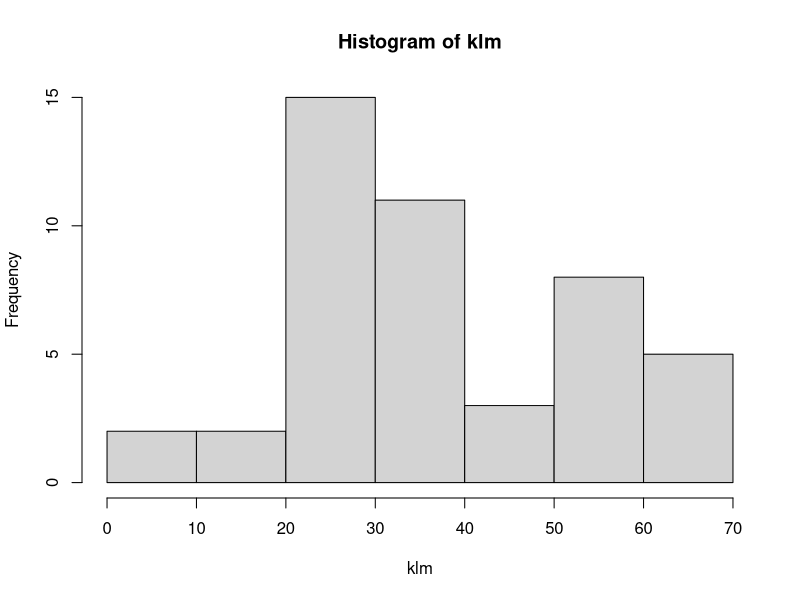
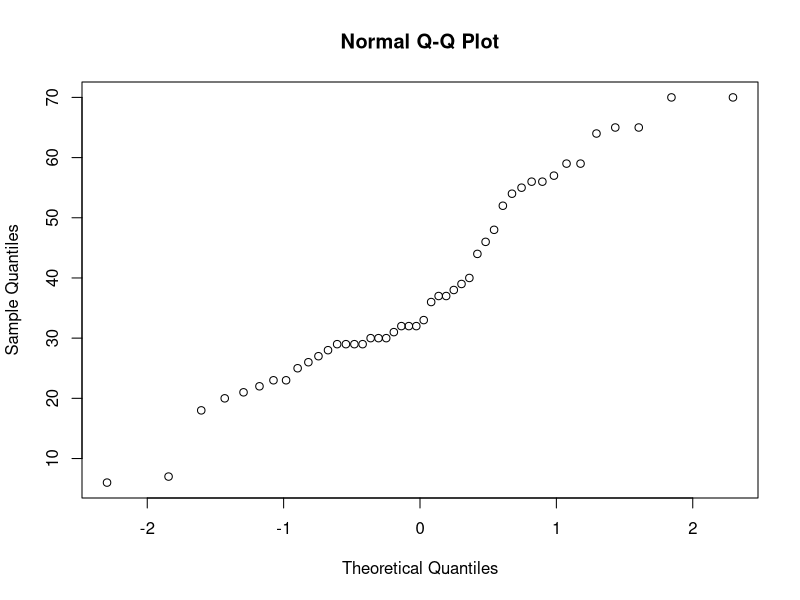

The R source for these figures, in order:
klm = scan("klm.txt")
# First, we check distribution of the data.
# Assuming maximum delivery duration of this parts is 70,
# we remove outliers (parts that are more than 70 days)
klm <- klm[klm<71]
hist(klm)
qqnorm(klm)

# we can assume the data to be symmetric with a certain median.
# Therefore, we can use Wilcoxon test.
# now we test wether the median is 32 or less.
# First we will test if it's equal to 32
wilcox.test(klm,mu=32)
# p-value = 0.04627, therefore the hypothesis is rejected
# Testing lower values gives smaller p-values.
# e.g. with mu=31, p-value = 0.02354
#           mu=30, p-value = 0.004791
# Therefore, we can reject the hypothesis that the median is 32 or lower.




# 2.
klm = scan("klm.txt")
binom.test(sum(klm>70),sum(!!klm),p=0.1)
# confidence interval is between 13.38% and 36.04%
# Therefore, KLM criterion is not met